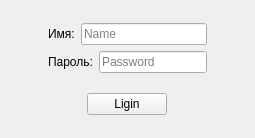
<?xml version="1.0" encoding="UTF-8"?>
<ui version="4.0">
 <class>MainWindow</class>
 <widget class="QMainWindow" name="MainWindow">
  <property name="geometry">
   <rect>
    <x>0</x>
    <y>0</y>
    <width>255</width>
    <height>138</height>
   </rect>
  </property>
  <property name="windowTitle">
   <string>MainWindow</string>
  </property>
  <widget class="QWidget" name="centralwidget">
   <layout class="QVBoxLayout" name="verticalLayout_4">
    <item>
     <layout class="QHBoxLayout" name="horizontalLayout_5">
      <item>
       <spacer name="horizontalSpacer_4">
        <property name="orientation">
         <enum>Qt::Horizontal</enum>
        </property>
        <property name="sizeHint" stdset="0">
         <size>
          <width>40</width>
          <height>20</height>
         </size>
        </property>
       </spacer>
      </item>
      <item>
       <layout class="QVBoxLayout" name="verticalLayout_3">
        <item>
         <spacer name="verticalSpacer_2">
          <property name="orientation">
           <enum>Qt::Vertical</enum>
          </property>
          <property name="sizeHint" stdset="0">
           <size>
            <width>20</width>
            <height>40</height>
           </size>
          </property>
         </spacer>
        </item>
        <item>
         <layout class="QVBoxLayout" name="verticalLayout_2">
          <item>
           <layout class="QVBoxLayout" name="verticalLayout">
            <item>
             <layout class="QHBoxLayout" name="horizontalLayout_3">
              <item>
               <widget class="QLabel" name="label">
                <property name="text">
                 <string>Имя:</string>
                </property>
               </widget>
              </item>
              <item>
               <widget class="QLineEdit" name="name_input">
                <property name="placeholderText">
                 <string>Name</string>
                </property>
               </widget>
              </item>
             </layout>
            </item>
            <item>
             <layout class="QHBoxLayout" name="horizontalLayout_2">
              <item>
               <widget class="QLabel" name="label_2">
                <property name="text">
                 <string>Пароль:</string>
                </property>
               </widget>
              </item>
              <item>
               <widget class="QLineEdit" name="pass_input">
                <property name="placeholderText">
                 <string>Password</string>
                </property>
               </widget>
              </item>
             </layout>
            </item>
           </layout>
          </item>
          <item>
           <spacer name="verticalSpacer">
            <property name="orientation">
             <enum>Qt::Vertical</enum>
            </property>
            <property name="sizeHint" stdset="0">
             <size>
              <width>20</width>
              <height>40</height>
             </size>
            </property>
           </spacer>
          </item>
          <item>
           <layout class="QHBoxLayout" name="horizontalLayout_4">
            <item>
             <spacer name="horizontalSpacer">
              <property name="orientation">
               <enum>Qt::Horizontal</enum>
              </property>
              <property name="sizeHint" stdset="0">
               <size>
                <width>40</width>
                <height>20</height>
               </size>
              </property>
             </spacer>
            </item>
            <item>
             <layout class="QHBoxLayout" name="horizontalLayout">
              <item>
               <widget class="QPushButton" name="login">
                <property name="text">
                 <string>Ligin</string>
                </property>
               </widget>
              </item>
             </layout>
            </item>
            <item>
             <spacer name="horizontalSpacer_2">
              <property name="orientation">
               <enum>Qt::Horizontal</enum>
              </property>
              <property name="sizeHint" stdset="0">
               <size>
                <width>40</width>
                <height>20</height>
               </size>
              </property>
             </spacer>
            </item>
           </layout>
          </item>
         </layout>
        </item>
        <item>
         <spacer name="verticalSpacer_3">
          <property name="orientation">
           <enum>Qt::Vertical</enum>
          </property>
          <property name="sizeHint" stdset="0">
           <size>
            <width>20</width>
            <height>40</height>
           </size>
          </property>
         </spacer>
        </item>
       </layout>
      </item>
      <item>
       <spacer name="horizontalSpacer_3">
        <property name="orientation">
         <enum>Qt::Horizontal</enum>
        </property>
        <property name="sizeHint" stdset="0">
         <size>
          <width>40</width>
          <height>20</height>
         </size>
        </property>
       </spacer>
      </item>
     </layout>
    </item>
   </layout>
  </widget>
 </widget>
 <resources/>
 <connections/>
</ui>
